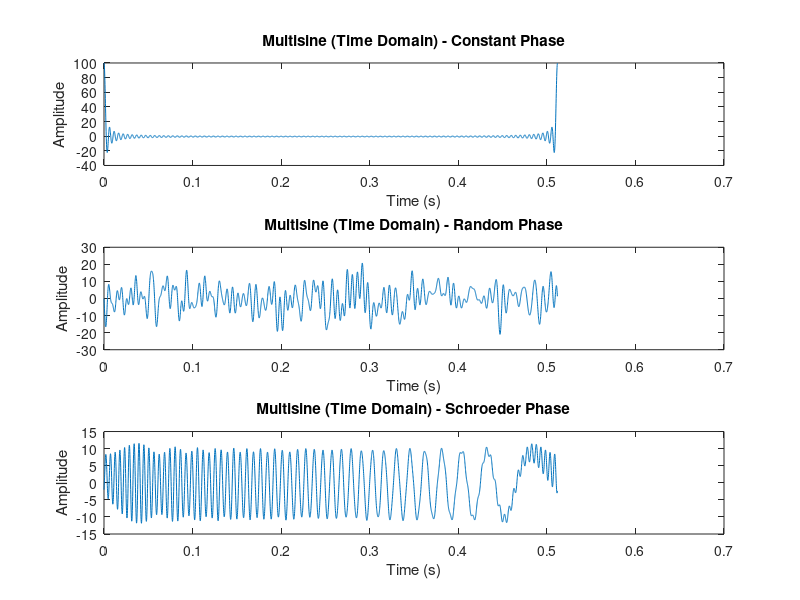
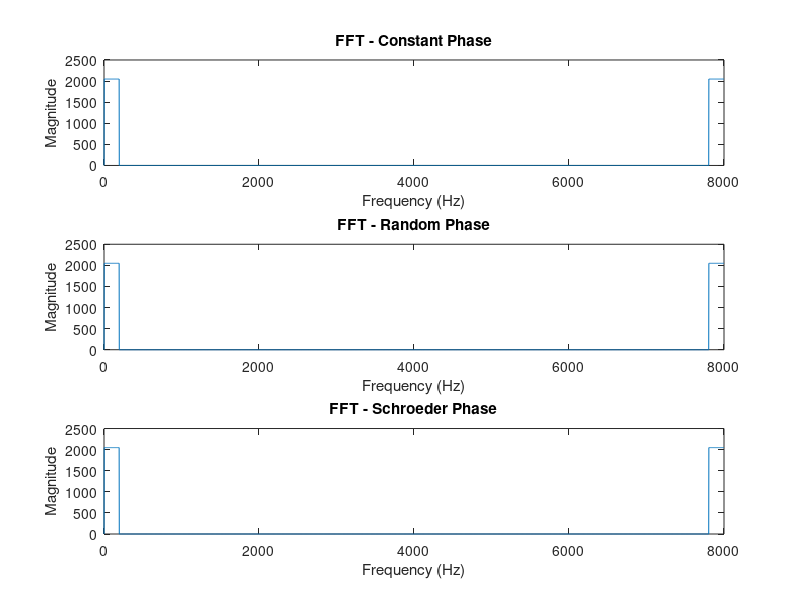

The MATLAB script that drew these images, in order:
clear; clc; close all;

% Define parameters
N = 4096; % Number of time samples
K = 100;  % Number of excited spectral lines
fs = 8000; % Sampling frequency in Hz
f0 = fs / N; % Fundamental frequency

% Frequency axis (in bins)
k = (1:K)'; % First K frequency bins

% Define amplitude and phase spectra
Ak = ones(K, 1); % Constant amplitude
random_phase = 2 * pi * rand(K, 1); % Random phase spectrum
schroeder_phase = (k .* (k + 1) * pi) / K; % Schroeder phase spectrum

% Initialize DFT spectrum (X) with zeros
X_constant = zeros(N, 1);
X_random = zeros(N, 1);
X_schroeder = zeros(N, 1);

% Assign nonzero frequencies in the positive half
X_constant(k+1) = (Ak / 2) .* exp(1j * 0); % Constant phase (zero)
X_random(k+1) = (Ak / 2) .* exp(1j * random_phase);
X_schroeder(k+1) = (Ak / 2) .* exp(1j * schroeder_phase);

% Assign symmetric conjugate frequencies for real signal
X_constant(end-k+1) = conj(X_constant(k+1));
X_random(end-k+1) = conj(X_random(k+1));
X_schroeder(end-k+1) = conj(X_schroeder(k+1));

% Compute inverse FFT to obtain time-domain signals
x_constant = real(ifft(X_constant) * N);
x_random = real(ifft(X_random) * N);
x_schroeder = real(ifft(X_schroeder) * N);

% Time vector
t = (0:N-1) / fs;

% Frequency vector
freqs = (0:N-1) * (fs / N);

% Plot time-domain signals
figure;
subplot(3,1,1);
plot(t, x_constant);
title('Multisine (Time Domain) - Constant Phase');
xlabel('Time (s)'); ylabel('Amplitude');

subplot(3,1,2);
plot(t, x_random);
title('Multisine (Time Domain) - Random Phase');
xlabel('Time (s)'); ylabel('Amplitude');

subplot(3,1,3);
plot(t, x_schroeder);
title('Multisine (Time Domain) - Schroeder Phase');
xlabel('Time (s)'); ylabel('Amplitude');

% Plot frequency-domain signals
figure;
subplot(3,1,1);
plot(freqs, abs(fft(x_constant)));
title('FFT - Constant Phase');
xlabel('Frequency (Hz)'); ylabel('Magnitude');

subplot(3,1,2);
plot(freqs, abs(fft(x_random)));
title('FFT - Random Phase');
xlabel('Frequency (Hz)'); ylabel('Magnitude');

subplot(3,1,3);
plot(freqs, abs(fft(x_schroeder)));
title('FFT - Schroeder Phase');
xlabel('Frequency (Hz)'); ylabel('Magnitude');

% Compute crest factors
CF_constant = max(abs(x_constant)) / rms(x_constant);
CF_random = max(abs(x_random)) / rms(x_random);
CF_schroeder = max(abs(x_schroeder)) / rms(x_schroeder);

fprintf('Crest Factors:\n');
fprintf('Constant Phase: %.2f\n', CF_constant);
fprintf('Random Phase: %.2f\n', CF_random);
fprintf('Schroeder Phase: %.2f\n', CF_schroeder);
